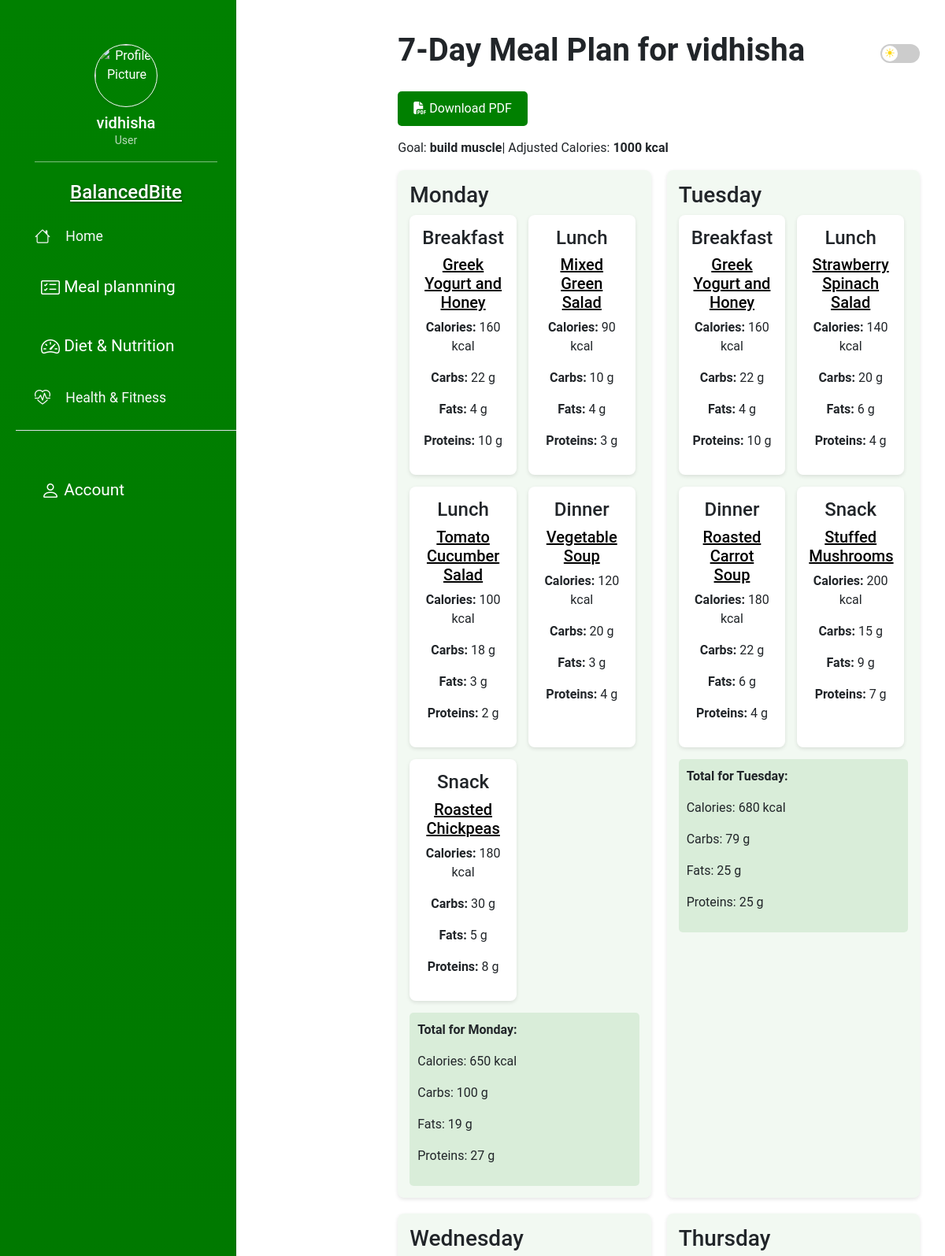
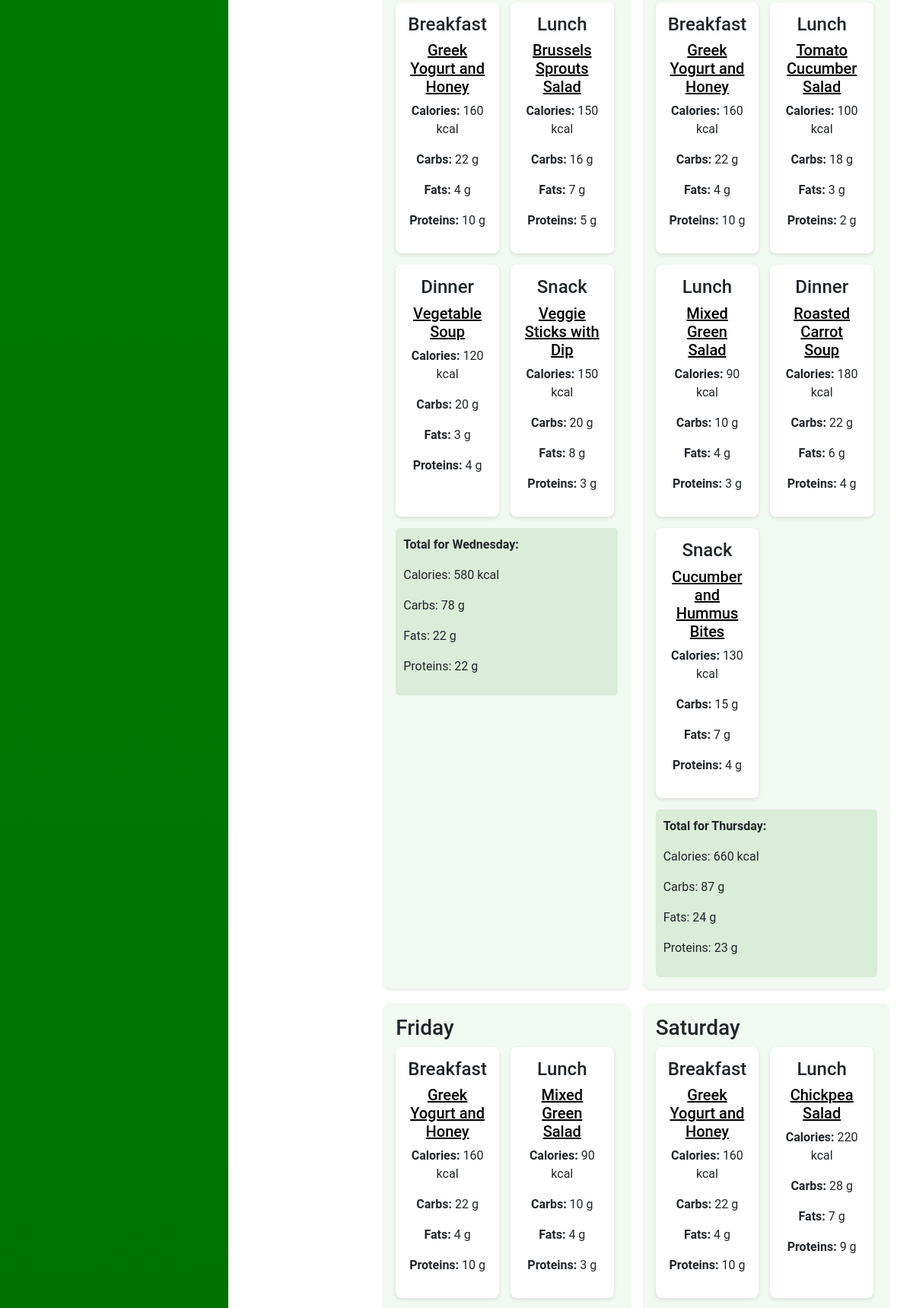
Page /weekly.php (signed in, upper part) on the committed database (2 pictures, top to bottom).
### tables this page shows
CREATE TABLE `user_info` (
  `id` int(11) NOT NULL,
  `username` varchar(11) NOT NULL,
  `uid` int(11) DEFAULT NULL,
  `name` varchar(255) NOT NULL,
  `age` int(11) NOT NULL,
  `gender` varchar(255) NOT NULL,
  `height` int(11) NOT NULL,
  `weight` int(11) NOT NULL,
  `activity_level` varchar(50) NOT NULL,
  `timeframe` int(11) NOT NULL,
  `options` varchar(50) NOT NULL,
  `calories` int(10) NOT NULL,
  `meals` int(10) NOT NULL,
  `goal` varchar(255) DEFAULT NULL,
  `bodyfat` int(11) DEFAULT NULL,
  `carbs` int(11) DEFAULT NULL,
  `fats` int(11) DEFAULT NULL,
  `proteins` int(11) DEFAULT NULL,
  `foodcat` varchar(50) DEFAULT NULL,
  `last_yoga_date` date DEFAULT NULL,
  `yoga_streak` int(11) DEFAULT 0
);

CREATE TABLE `recipes` (
  `id` int(11) NOT NULL,
  `name` varchar(255) DEFAULT NULL,
  `calories` int(11) DEFAULT NULL,
  `carbs` int(11) DEFAULT NULL,
  `fats` int(11) DEFAULT NULL,
  `proteins` int(11) DEFAULT NULL,
  `image` varchar(255) DEFAULT NULL,
  `meal` varchar(20) DEFAULT NULL,
  `ingredients` text NOT NULL,
  `directions` text DEFAULT NULL,
  `foodcat` varchar(50) DEFAULT NULL,
  `prep_time` varchar(50) DEFAULT NULL,
  `cook_time` varchar(50) DEFAULT NULL
);

### weekly.php (the view, shortened to what this page needs)
<?php
require('db/dbconnect.php');
$id = $_SESSION['id'];
$user_sql = "SELECT * FROM user_info WHERE uid = ?";
$stmt = $conn->prepare($user_sql);
$stmt->bind_param("i", $id);
$stmt->execute();
$user_result = $stmt->get_result();
$user = $user_result->fetch_assoc();
$goal = $user['goal'];
$gender = $user['gender'];
$height = $user['height'];
$weight = $user['weight'];
$age = $user['age'];
$bodyfat = $user['bodyfat'];
$activity_level = $user['activity_level']??'';
$food_category = $user['foodcat'] ?? '';
if ($gender == "male") {
    $bmr = (10 * $weight) + (6.25 * $height) - (5 * $age) + 5;
} else {
    $bmr = (10 * $weight) + (6.25 * $height) - (5 * $age) - 161;
}
$activity_multipliers = [
    "Sedentary" => 1.2,
    "Lightly Active" => 1.375,
    "Moderately Active" => 1.55,
    "Very Active" => 1.725
];
$maintenance_calories = $bmr * ($activity_multipliers[$activity_level] ?? 1.2);
if ($goal == "build muscle") {
    $calories = $maintenance_calories + 500;
} elseif ($goal == "lose fat") {
    $calories = max($maintenance_calories - 500, 1200);
} else {
    $calories = $maintenance_calories;
}
$macros = [
    "build muscle" => [
        "low" => [0.30, 0.50, 0.20],
        "medium" => [0.35, 0.45, 0.20],
        "high" => [0.40, 0.40, 0.20]
    ],
    "lose fat" => [
        "low" => [0.40, 0.30, 0.30],
        "medium" => [0.45, 0.25, 0.30],
        "high" => [0.50, 0.20, 0.30]
    ],
    "maintain weight" => [0.30, 0.40, 0.30]
];
echo '<pre>';
print_r($macros[$goal][$bodyfat] ?? $macros[$goal] ?? $macros["maintain weight"]);
echo '</pre>';
$bodyfat = strtolower(trim($user['bodyfat']));
$valid_bodyfat = ['low', 'medium', 'high'];
if (!in_array($bodyfat, $valid_bodyfat)) {
    $bodyfat = 'medium';
}
$protein_ratio = 0.3;
$carb_ratio = 0.4;
$fat_ratio = 0.3;
if (isset($macros[$goal][$bodyfat]) && is_array($macros[$goal][$bodyfat]) && count($macros[$goal][$bodyfat]) === 3) {
    list($protein_ratio, $carb_ratio, $fat_ratio) = $macros[$goal][$bodyfat];
} elseif (isset($macros[$goal]) && is_array($macros[$goal]) && count($macros[$goal]) === 3) {
    list($protein_ratio, $carb_ratio, $fat_ratio) = $macros[$goal];
    $macro_source = 'goal fallback';
} elseif (isset($macros['maintain weight']) && is_array($macros['maintain weight']) && count($macros['maintain weight']) === 3) {
    list($protein_ratio, $carb_ratio, $fat_ratio) = $macros['maintain weight'];
    $macro_source = 'maintain fallback';
} else {
    die("❌ No valid macronutrient ratio found.");
}
$protein = round(($calories * $protein_ratio) / 4);
$carbs = round(($calories * $carb_ratio) / 4);
$fats = round(($calories * $fat_ratio) / 9);
$sql = "SELECT * FROM recipes WHERE foodcat != ? ORDER BY RAND()";
$stmt = $conn->prepare($sql);
$stmt->bind_param("s", $food_category);
$stmt->execute();
$result = $stmt->get_result();
$recipes = [];
while ($row = $result->fetch_assoc()) {
    $recipes[$row['meal']][] = $row;
}
$days = ['Monday', 'Tuesday', 'Wednesday', 'Thursday', 'Friday', 'Saturday', 'Sunday'];
$meal_types = ['Breakfast', 'Lunch', 'Dinner', 'Snack'];
$meal_calories = [
    "Breakfast" => round($calories * 0.25),
    "Lunch" => round($calories * 0.30),
    "Dinner" => round($calories * 0.30),
    "Snack" => round($calories * 0.15)
];
$meal_macros = [
    "Breakfast" => [
        "carbs" => round($carbs * 0.25),
        "fats" => round($fats * 0.25),
        "proteins" => round($protein * 0.25)
    ],
    "Lunch" => [
        "carbs" => round($carbs * 0.30),
        "fats" => round($fats * 0.30),
        "proteins" => round($protein * 0.30)
    ],
    "Dinner" => [
        "carbs" => round($carbs * 0.30),
        "fats" => round($fats * 0.30),
        "proteins" => round($protein * 0.30)
    ],
    "Snack" => [
        "carbs" => round($carbs * 0.15),
        "fats" => round($fats * 0.15),
        "proteins" => round($protein * 0.15)
    ]
];
$weekly_meal_plan = [];
foreach ($days as $day) {
    $daily_meal_plan = ['Breakfast' => [], 'Lunch' => [], 'Dinner' => [], 'Snack' => []];
    foreach ($meal_types as $meal)
    {
        shuffle($recipes[$meal]);
        $meal_cal_limit = $meal_calories[$meal];
        $meal_carb_limit = $meal_macros[$meal]['carbs'];
        $meal_fat_limit = $meal_macros[$meal]['fats'];
        $meal_protein_limit = $meal_macros[$meal]['proteins'];
        foreach ($recipes[$meal] as $recipe) {
            if (
                ($meal_cal_limit - $recipe['calories'] >= 0) &&
                ($meal_carb_limit - $recipe['carbs'] >= 0) &&
                ($meal_fat_limit - $recipe['fats'] >= 0) &&
                ($meal_protein_limit - $recipe['proteins'] >= 0)
            ) {
                $daily_meal_plan[$meal][] = $recipe;
                $meal_cal_limit -= $recipe['calories'];
                $meal_carb_limit -= $recipe['carbs'];
                $meal_fat_limit -= $recipe['fats'];
                $meal_protein_limit -= $recipe['proteins'];
            }
        }
        if (empty($daily_meal_plan[$meal]) && !empty($recipes[$meal])) {
             $first_recipe = reset($recipes[$meal]);
                if ($first_recipe) {
                 $daily_meal_plan[$meal][] = $first_recipe;
    }
}
    }
    $weekly_meal_plan[$day] = $daily_meal_plan;
}
?>
<!DOCTYPE html>
<html lang="en">
<head>
    <?php require('component/Designlinks.php'); ?>
    <link rel="stylesheet" href="css/weekly.css">
</head>
<body>
    <?php require('component/Usernav.php'); ?>
    <div class="main-content">
        <div class="container">
            <div class="header">
                <h1 class="fw-bold">7-Day Meal Plan for <?php echo htmlspecialchars($user['username']); ?></h1>
                <label class="switch1">
                    <span class="slider1 round"></span>
                </label>
            </div>
            <button class="btn1" onclick="downloadPDF()"><i class="fas fa-file-pdf"></i> Download PDF</button>
            <p class="mt-3">
                Goal: <strong><?php echo htmlspecialchars($user['goal']); ?></strong>| Adjusted Calories: <strong><?php echo round($calories); ?> kcal</strong></p>
            <div class="meal-grid">
                <?php foreach ($weekly_meal_plan as $day => $meals) { ?>
                    <div class="meal-day">
                        <h3><?php echo $day; ?></h3>
                        <div class="meal-container">
                            <?php
                            $day_calories = 0;
                            $day_carbs = 0;
                            $day_fats = 0;
                            $day_proteins = 0;
                            foreach ($meal_types as $meal) {
                                if (!empty($meals[$meal])) {
                                    foreach ($meals[$meal] as $recipe) {
                                        $day_calories += $recipe['calories'];
                                        $day_carbs += $recipe['carbs'];
                                        $day_fats += $recipe['fats'];
                                        $day_proteins += $recipe['proteins'];
                            ?>
                                        <div class="meal-card">
                                            <h4><?php echo $meal; ?></h4>
                                            <h5 class="name_heading"><a href="recipe.php?name=<?php echo $recipe['name']; ?>&&calories=<?php echo $recipe['calories']; ?>"><?php echo $recipe['name']; ?></a></h5>
                                            <p><strong>Calories:</strong> <?php echo $recipe['calories']; ?> kcal</p>
                                            <p><strong>Carbs:</strong> <?php echo $recipe['carbs']; ?> g</p>
                                            <p><strong>Fats:</strong> <?php echo $recipe['fats']; ?> g</p>
                                            <p><strong>Proteins:</strong> <?php echo $recipe['proteins']; ?> g</p>
                                        </div>
                            <?php
                                    }
                                }
                            } ?>
                        </div>
                        <div class="daily-summary">
                            <p><strong>Total for <?php echo $day; ?>:</strong></p>
                            <p>Calories: <?php echo $day_calories; ?> kcal</p>
                            <p>Carbs: <?php echo $day_carbs; ?> g</p>
                            <p>Fats: <?php echo $day_fats; ?> g</p>
                            <p>Proteins: <?php echo $day_proteins; ?> g</p>
                        </div>
                    </div>
                <?php } ?>
            </div>
        </div>
        <?php require('component/Footer.php'); ?>
    </div>
</body>
</html>

### css/weekly.css (style rules this page uses)
.main-content { margin-left: 280px; padding: 20px; width: calc(100% - 280px); flex: 1; }
.container { max-width: 1200px; margin: auto; padding: 20px; }
.header { display: flex; justify-content: space-between; align-items: center; margin-bottom: 20px; }
.meal-grid { display: flex; flex-wrap: wrap; gap: 20px; }
.meal-day { flex: 1 1 calc(50% - 20px); padding: 15px; border-radius: 8px; background: rgba(0, 128, 0, 0.05); box-shadow: 0 2px 5px rgba(0, 0, 0, 0.1); }
.meal-container { display: flex; flex-wrap: wrap; gap: 15px; }
.meal-card { background: #fff; padding: 15px; border-radius: 8px; box-shadow: 0 2px 5px rgba(0, 0, 0, 0.1); width: calc(50% - 10px); text-align: center; transition: transform 0.3s ease-in-out; }
.daily-summary { margin-top: 15px; padding: 10px; background: rgba(0, 128, 0, 0.1); border-radius: 5px; }
.btn1 { background: rgb(0, 128, 0); color: white; padding: 10px 20px; border: none; border-radius: 5px; cursor: pointer; font-size: 16px; transition: all 0.3s ease-in-out; }
.switch1 { position: relative; display: inline-block; width: 50px; height: 24px; }
.slider1 { position: absolute; cursor: pointer; top: 0; left: 0; right: 0; bottom: 0; background-color: #ccc; transition: .4s; border-radius: 34px; }
.slider1:before { position: absolute; content: "☀"; height: 20px; width: 20px; left: 2px; bottom: 2px; background-color: white; transition: .4s; border-radius: 50%; display: flex; align-items: center; justify-content: center; color: gold; }
.name_heading a { color: black; }

### component/Usernav.php (style rules this page uses)
body { display: flex; flex-wrap: wrap; height: 100vh; overflow-x: hidden; font-family: 'Roboto', sans-serif; }

### rows in the picture
user_info: username "vidhisha", goal "build muscle", calories "1000"
recipes: meal "Breakfast", name "Greek Yogurt and Honey", calories "160", carbs "22", fats "4", proteins "10"
recipes: meal "Lunch", name "Mixed Green Salad", calories "90", carbs "10", fats "4", proteins "3"
recipes: meal "Lunch", name "Tomato Cucumber Salad", calories "100", carbs "18", fats "3", proteins "2"
recipes: meal "Dinner", name "Vegetable Soup", calories "120", carbs "20", fats "3", proteins "4"
recipes: meal "Snack", name "Roasted Chickpeas", calories "180", carbs "30", fats "5", proteins "8"
recipes: meal "Lunch", name "Strawberry Spinach Salad", calories "140", carbs "20", fats "6", proteins "4"
recipes: meal "Dinner", name "Roasted Carrot Soup", calories "180", carbs "22", fats "6", proteins "4"
recipes: meal "Snack", name "Stuffed Mushrooms", calories "200", carbs "15", fats "9", proteins "7"
recipes: meal "Lunch", name "Brussels Sprouts Salad", calories "150", carbs "16", fats "7", proteins "5"
recipes: meal "Snack", name "Veggie Sticks with Dip", calories "150", carbs "20", fats "8", proteins "3"
recipes: meal "Snack", name "Cucumber and Hummus Bites", calories "130", carbs "15", fats "7", proteins "4"
recipes: meal "Lunch", name "Chickpea Salad", calories "220", carbs "28", fats "7", proteins "9"

### other values in the picture
$username "vidhisha"
$day "Monday"
$day_calories "650"
$day_carbs "100"
$day_fats "19"
$day_proteins "27"
$day "Tuesday"
$day_calories "680"
$day_carbs "79"
$day_fats "25"
$day_proteins "25"
$day "Wednesday"
$day_calories "580"
$day_carbs "78"
$day_fats "22"
